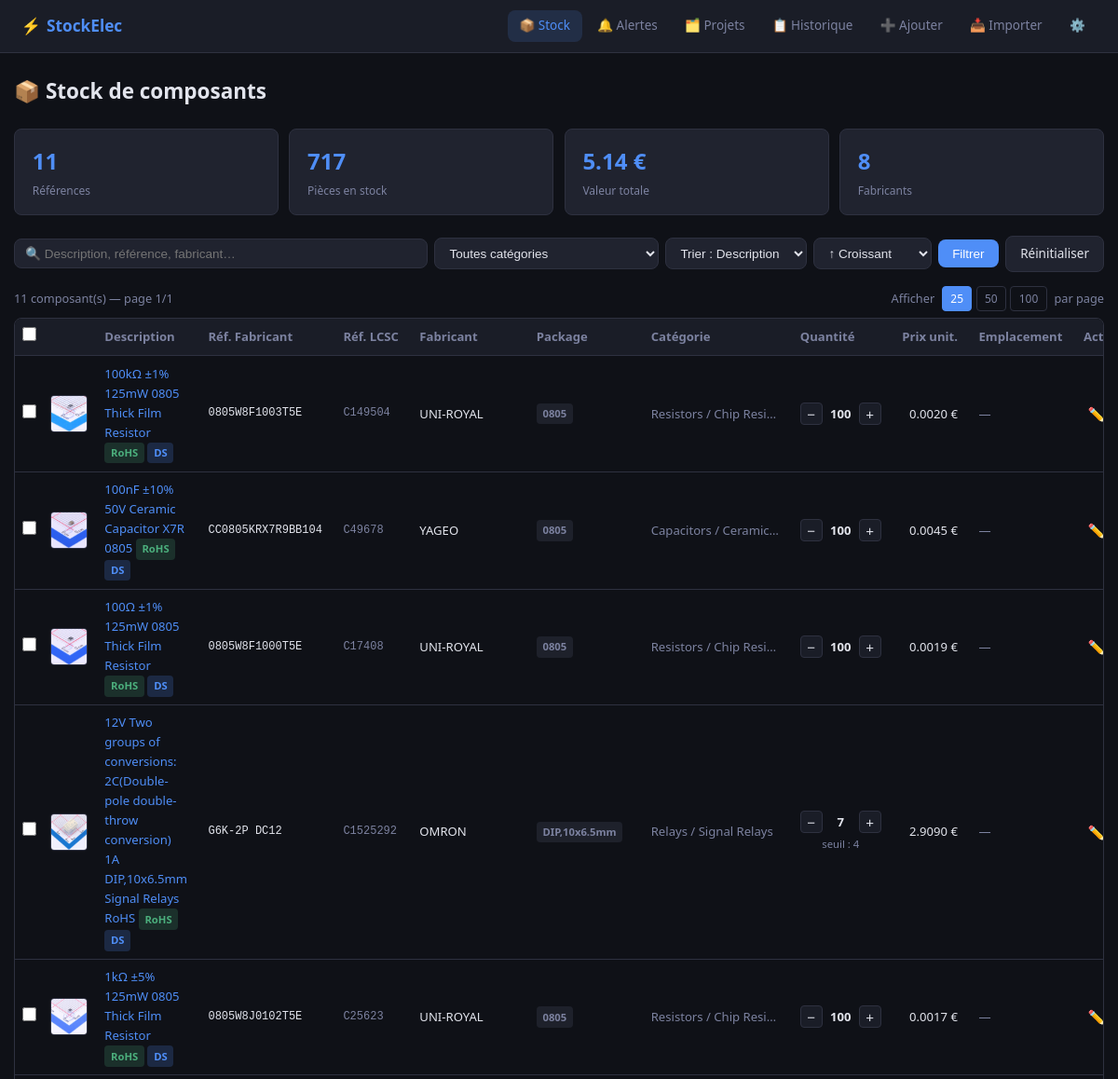
Before: / (upper part) with the older database file.
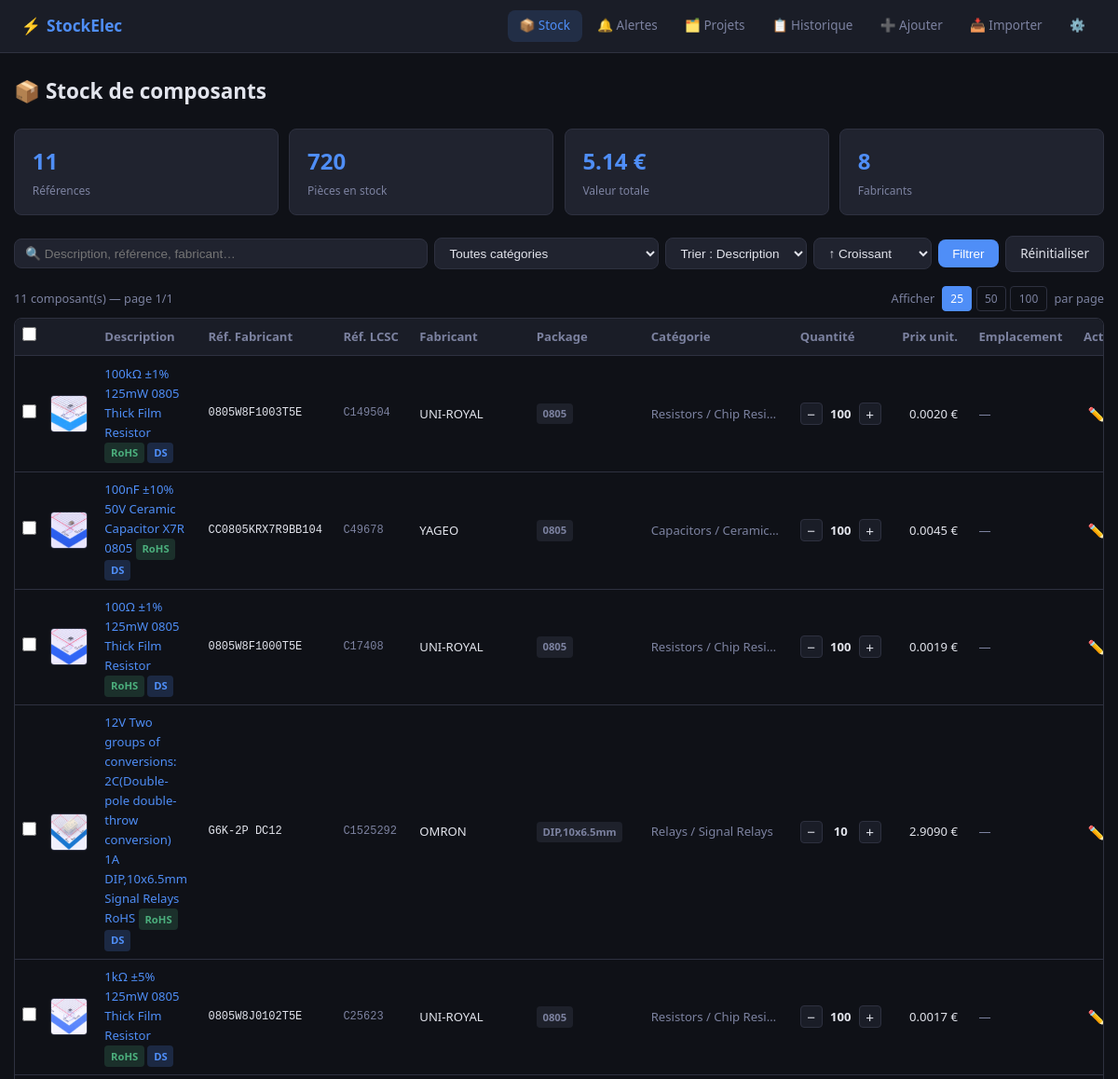
After: the same page with the newer database file.
### tables this page shows
CREATE TABLE components (
                id                      INTEGER PRIMARY KEY AUTOINCREMENT,
                lcsc_part_number        TEXT UNIQUE,
                manufacture_part_number TEXT,
                manufacturer            TEXT,
                customer_no             TEXT,
                package                 TEXT,
                description             TEXT,
                rohs                    TEXT,
                quantity                INTEGER DEFAULT 0,
                min_stock               INTEGER DEFAULT 0,
                unit_price              REAL,
                ext_price               REAL,
                category                TEXT,
                category_id             INTEGER,
                location                TEXT,
                notes                   TEXT,
                image_path              TEXT,
                datasheet_url           TEXT,
                created_at              TIMESTAMP DEFAULT CURRENT_TIMESTAMP,
                updated_at              TIMESTAMP DEFAULT CURRENT_TIMESTAMP
            , symbol_svg TEXT, footprint_svg TEXT, symbol_png TEXT, footprint_png TEXT);

### app/controllers/component_controller.py (the view)
@component_bp.route("/")
def index():
    search   = request.args.get("search", "").strip()
    category = request.args.get("category", "").strip()
    sort_by  = request.args.get("sort_by", "description")
    order    = request.args.get("order", "asc")
    page     = max(int(request.args.get("page", 1) or 1), 1)
    per_page = int(request.args.get("per_page", ITEMS_PER_PAGE_DEFAULT) or ITEMS_PER_PAGE_DEFAULT)
    if per_page not in (25, 50, 100):
        per_page = ITEMS_PER_PAGE_DEFAULT
    low_only = request.args.get("low_stock") == "1"
    components, total = ComponentModel.get_page(
        search=search or None,
        category=category or None,
        sort_by=sort_by,
        order=order,
        page=page,
        per_page=per_page,
        low_only=low_only,
    )
    total_pages  = max(math.ceil(total / per_page), 1)
    stats        = ComponentModel.get_stats()
    low_count    = ComponentModel.count_low_stock()
    from ..models.category import CategoryModel
    category_groups = CategoryModel.get_grouped_for_stock()
    return ComponentView.render_index(
        components=components,
        category_groups=category_groups,
        stats=stats,
        search=search,
        selected_category=category,
        sort_by=sort_by,
        order=order,
        page=page,
        per_page=per_page,
        total=total,
        total_pages=total_pages,
        low_only=low_only,
        low_count=low_count,
    )

### app/models/component.py (called while the page is built, shortened)
def _build_where(search, category, low_only=False):
    where = "WHERE 1=1"
    params = []
    if category:
        where += " AND category = ?"
        params.append(category)
    if low_only:
        where += " AND min_stock > 0 AND quantity <= min_stock"
    return where, params

    @property
    def is_low_stock(self):
        return self.min_stock > 0 and self.quantity <= self.min_stock

    @staticmethod
    def get_page(search=None, category=None, sort_by="description", order="asc",
                 page=1, per_page=ITEMS_PER_PAGE_DEFAULT, low_only=False):
        db = get_db()
        where, params = _build_where(search, category, low_only=low_only)
        total = db.execute(
            f"SELECT COUNT(*) FROM components {where}", params
        ).fetchone()[0]
        sort_by = sort_by if sort_by in _ALLOWED_SORTS else "description"
        direction = "DESC" if order == "desc" else "ASC"
        offset = (max(page, 1) - 1) * per_page
        rows = db.execute(
            f"SELECT * FROM components {where} ORDER BY {sort_by} {direction} LIMIT ? OFFSET ?",
            params + [per_page, offset],
        ).fetchall()
        return [Component(r) for r in rows], total

### app/templates/components/index.html (shortened to what the changed rows need)
{% extends "base.html" %}
{% from "partials/category_select.html" import category_select %}
{% block content %}
<div class="page-header">
    <h1>📦 Stock de composants</h1>
</div>
<div class="stats-grid">
    <div class="stat-card">
        <div class="stat-value">{{ stats.total_quantity }}</div>
        <div class="stat-label">Pièces en stock</div>
    </div>
</div>
{% if components %}
<div class="table-wrapper">
    <table class="data-table">
        <thead>
            <tr>
                <th class="th-check">
                    <input type="checkbox" id="check-all" title="Tout sélectionner"
                           onchange="toggleAll(this.checked)"/>
                </th>
                <th class="th-img"></th>
                <th>Description</th>
                <th>Réf. Fabricant</th>
                <th>Réf. LCSC</th>
                <th>Fabricant</th>
                <th>Package</th>
                <th>Catégorie</th>
                <th>Quantité</th>
                <th>Prix unit.</th>
                <th>Emplacement</th>
                <th>Actions</th>
            </tr>
        </thead>
        <tbody>
            {% for c in components %}
            <tr class="{% if c.quantity == 0 %}row-empty{% elif c.is_low_stock %}row-low{% endif %}"
                id="row-{{ c.id }}">
                <td class="td-check">
                    <input type="checkbox" class="row-check" value="{{ c.id }}"
                           onchange="onCheckChange()"/>
                </td>
                <td class="td-thumb">
                    {% if c.image_path %}
                        <img src="{{ url_for('components.component_image', filename=c.image_path.split('images/')|last) }}"
                             alt="{{ c.description }}" class="thumb" loading="lazy"
                             onclick="openLightbox(this.src, '{{ c.description|e }}')"/>
                    {% endif %}
                </td>
                <td class="td-description">
                    <a href="{{ url_for('components.detail', component_id=c.id) }}">{{ c.description or '—' }}</a>
                    {% if c.rohs == 'YES' %}<span class="badge badge-green">RoHS</span>{% endif %}
                    {% if c.datasheet_url %}
                        <a href="{{ c.datasheet_url }}" target="_blank" rel="noopener"
                           class="badge badge-blue" title="Datasheet">DS</a>
                    {% endif %}
                </td>
                <td class="td-mono">{{ c.manufacture_part_number or '—' }}</td>
                <td class="td-mono td-secondary">{{ c.lcsc_part_number or '—' }}</td>
                <td>{{ c.manufacturer or '—' }}</td>
                <td><span class="badge badge-gray">{{ c.package or '—' }}</span></td>
                <td class="td-secondary td-category">{{ c.category or '—' }}</td>
                <td class="td-qty-wrap">
                    <div class="qty-control" id="qty-ctrl-{{ c.id }}">
                        <button class="qty-btn" onclick="adjustQty({{ c.id }}, -1, this)" title="Retirer 1">−</button>
                        <span class="qty-value {% if c.quantity == 0 %}qty-zero{% elif c.is_low_stock %}qty-low{% endif %}"
                              id="qty-{{ c.id }}">{{ c.quantity }}</span>
                        <button class="qty-btn" onclick="adjustQty({{ c.id }}, +1, this)" title="Ajouter 1">+</button>
                    </div>
                    {% if c.min_stock > 0 %}
                        <div class="min-stock-label" id="ms-{{ c.id }}">
                            seuil : {{ c.min_stock }}
                        </div>
                    {% endif %}
                </td>
                <td class="td-price">{% if c.unit_price is not none %}{{ "%.4f"|format(c.unit_price) }} €{% else %}—{% endif %}</td>
                <td class="td-secondary">{{ c.location or '—' }}</td>
                <td class="td-actions">
                    <a href="{{ url_for('components.edit', component_id=c.id) }}" class="btn-icon" title="Modifier">✏️</a>
                </td>
            </tr>
            {% endfor %}
        </tbody>
    </table>
</div>
{% endif %}
{% endblock %}

Changed rows visible on the page:
changed components "OMRON": quantity "7" → "10"; min_stock "4" → (not shown)
Other visible differences:
{{ stats.total_quantity }}: "717" → "720"
